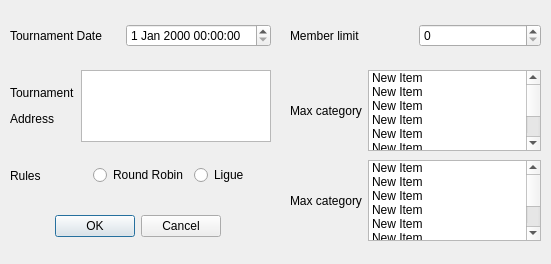
<?xml version="1.0" encoding="UTF-8"?>
<ui version="4.0">
 <class>EditTrInfoDialog</class>
 <widget class="QDialog" name="EditTrInfoDialog">
  <property name="geometry">
   <rect>
    <x>0</x>
    <y>0</y>
    <width>551</width>
    <height>264</height>
   </rect>
  </property>
  <property name="windowTitle">
   <string>Dialog</string>
  </property>
  <widget class="QDialogButtonBox" name="buttonBox">
   <property name="geometry">
    <rect>
     <x>40</x>
     <y>210</y>
     <width>181</width>
     <height>32</height>
    </rect>
   </property>
   <property name="orientation">
    <enum>Qt::Horizontal</enum>
   </property>
   <property name="standardButtons">
    <set>QDialogButtonBox::Cancel|QDialogButtonBox::Ok</set>
   </property>
  </widget>
  <widget class="QWidget" name="horizontalLayoutWidget">
   <property name="geometry">
    <rect>
     <x>10</x>
     <y>10</y>
     <width>261</width>
     <height>51</height>
    </rect>
   </property>
   <layout class="QHBoxLayout" name="horizontalLayout">
    <item>
     <widget class="QLabel" name="label">
      <property name="text">
       <string>Tournament Date</string>
      </property>
     </widget>
    </item>
    <item>
     <widget class="QDateTimeEdit" name="dateTimeEdit"/>
    </item>
   </layout>
  </widget>
  <widget class="QWidget" name="verticalLayoutWidget">
   <property name="geometry">
    <rect>
     <x>10</x>
     <y>70</y>
     <width>261</width>
     <height>72</height>
    </rect>
   </property>
   <layout class="QHBoxLayout" name="horizontalLayout_2">
    <item>
     <widget class="QLabel" name="label_2">
      <property name="text">
       <string>&lt;html&gt;&lt;head/&gt;&lt;body&gt;&lt;p&gt;Tournament&lt;/p&gt;&lt;p&gt;Address&lt;/p&gt;&lt;/body&gt;&lt;/html&gt;</string>
      </property>
     </widget>
    </item>
    <item>
     <widget class="QPlainTextEdit" name="plainTextEdit"/>
    </item>
   </layout>
  </widget>
  <widget class="QWidget" name="horizontalLayoutWidget_2">
   <property name="geometry">
    <rect>
     <x>10</x>
     <y>150</y>
     <width>261</width>
     <height>51</height>
    </rect>
   </property>
   <layout class="QHBoxLayout" name="horizontalLayout_3">
    <item>
     <widget class="QLabel" name="label_3">
      <property name="text">
       <string>Rules</string>
      </property>
     </widget>
    </item>
    <item>
     <widget class="QRadioButton" name="radioButton">
      <property name="text">
       <string>Round Robin</string>
      </property>
     </widget>
    </item>
    <item>
     <widget class="QRadioButton" name="radioButton_2">
      <property name="text">
       <string>Ligue</string>
      </property>
     </widget>
    </item>
   </layout>
  </widget>
  <widget class="QWidget" name="horizontalLayoutWidget_3">
   <property name="geometry">
    <rect>
     <x>290</x>
     <y>10</y>
     <width>251</width>
     <height>51</height>
    </rect>
   </property>
   <layout class="QHBoxLayout" name="horizontalLayout_4">
    <item>
     <widget class="QLabel" name="label_4">
      <property name="text">
       <string>Member limit</string>
      </property>
     </widget>
    </item>
    <item>
     <widget class="QSpinBox" name="spinBox"/>
    </item>
   </layout>
  </widget>
  <widget class="QWidget" name="horizontalLayoutWidget_4">
   <property name="geometry">
    <rect>
     <x>290</x>
     <y>70</y>
     <width>251</width>
     <height>81</height>
    </rect>
   </property>
   <layout class="QHBoxLayout" name="horizontalLayout_5">
    <item>
     <widget class="QLabel" name="label_5">
      <property name="text">
       <string>Max category</string>
      </property>
     </widget>
    </item>
    <item>
     <widget class="QListWidget" name="listWidget">
      <item>
       <property name="text">
        <string>New Item</string>
       </property>
      </item>
      <item>
       <property name="text">
        <string>New Item</string>
       </property>
      </item>
      <item>
       <property name="text">
        <string>New Item</string>
       </property>
      </item>
      <item>
       <property name="text">
        <string>New Item</string>
       </property>
      </item>
      <item>
       <property name="text">
        <string>New Item</string>
       </property>
      </item>
      <item>
       <property name="text">
        <string>New Item</string>
       </property>
      </item>
      <item>
       <property name="text">
        <string>New Item</string>
       </property>
      </item>
      <item>
       <property name="text">
        <string>New Item</string>
       </property>
      </item>
     </widget>
    </item>
   </layout>
  </widget>
  <widget class="QWidget" name="horizontalLayoutWidget_5">
   <property name="geometry">
    <rect>
     <x>290</x>
     <y>160</y>
     <width>251</width>
     <height>81</height>
    </rect>
   </property>
   <layout class="QHBoxLayout" name="horizontalLayout_6">
    <item>
     <widget class="QLabel" name="label_6">
      <property name="text">
       <string>Max category</string>
      </property>
     </widget>
    </item>
    <item>
     <widget class="QListWidget" name="listWidget_2">
      <item>
       <property name="text">
        <string>New Item</string>
       </property>
      </item>
      <item>
       <property name="text">
        <string>New Item</string>
       </property>
      </item>
      <item>
       <property name="text">
        <string>New Item</string>
       </property>
      </item>
      <item>
       <property name="text">
        <string>New Item</string>
       </property>
      </item>
      <item>
       <property name="text">
        <string>New Item</string>
       </property>
      </item>
      <item>
       <property name="text">
        <string>New Item</string>
       </property>
      </item>
      <item>
       <property name="text">
        <string>New Item</string>
       </property>
      </item>
      <item>
       <property name="text">
        <string>New Item</string>
       </property>
      </item>
     </widget>
    </item>
   </layout>
  </widget>
 </widget>
 <resources/>
 <connections>
  <connection>
   <sender>buttonBox</sender>
   <signal>accepted()</signal>
   <receiver>EditTrInfoDialog</receiver>
   <slot>accept()</slot>
   <hints>
    <hint type="sourcelabel">
     <x>248</x>
     <y>254</y>
    </hint>
    <hint type="destinationlabel">
     <x>157</x>
     <y>274</y>
    </hint>
   </hints>
  </connection>
  <connection>
   <sender>buttonBox</sender>
   <signal>rejected()</signal>
   <receiver>EditTrInfoDialog</receiver>
   <slot>reject()</slot>
   <hints>
    <hint type="sourcelabel">
     <x>316</x>
     <y>260</y>
    </hint>
    <hint type="destinationlabel">
     <x>286</x>
     <y>274</y>
    </hint>
   </hints>
  </connection>
 </connections>
</ui>
